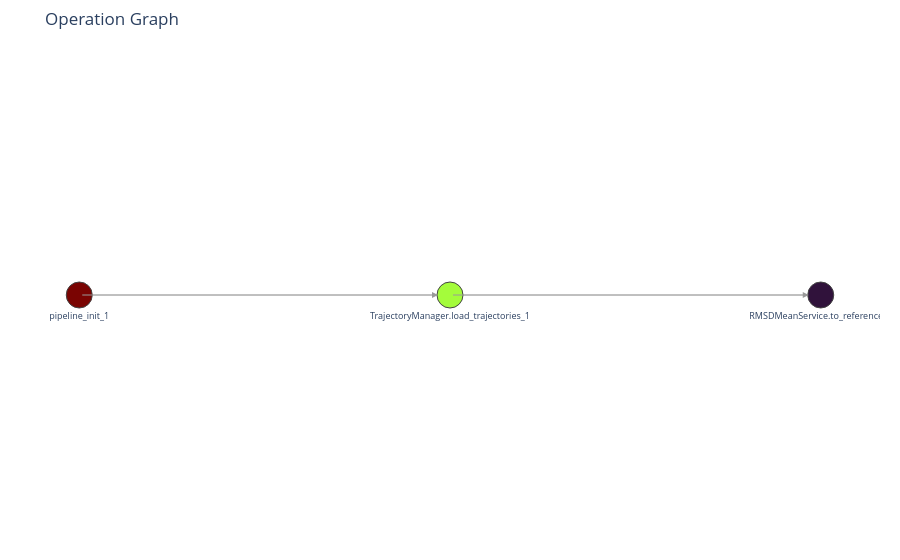

Notebook cell for this chart:
### Code cell
spec_from_pipeline = SpecManager()
spec_from_pipeline.read_from_pipeline(pipeline_test)
spec_from_pipeline.print_info()

from dev_scripts.visualize_operation_graph import build_figure
print(type(spec_from_pipeline.data.graph))
build_figure(spec_from_pipeline.data.graph, title="Operation Graph").show()

spec_from_pipeline.write_json("spec_from_pipeline.json")

### Figure 1 — Plotly figure (JSON) as saved in the notebook; plotly's stock layout.template omitted (floating-point values rounded to 4 significant figures)
{"data": [{"hoverinfo": "none", "line": {"color": "#cccccc", "width": 1}, "mode": "lines", "showlegend": false, "type": "scatter", "x": [0, 1, null, 1, 2, null], "y": [0, 0, null, 0, 0, null]}, {"hoverinfo": "text", "hovertext": ["<b>pipeline_init_1</b><br>pipeline_init<br><br>stride: 1<br>concat: False<br>selection: None<br>use_memmap: True<br>reuse_memmap_cache: False<br>chunk_size: 2000<br>dtype: <class 'numpy.float32'><br>cache_dir: /home/maeve/Dokumente/Work/mdxplain/Repository/mdxplain/mdxplain/spec/tests/cache/cache_f223e02b8eef454cb09d8e56fec52187_20261008_132422<br>max_memory_gb: 6.0", "<b>TrajectoryManager.load_trajectories_1</b><br>TrajectoryManager.load_trajectories<br><br>data_input: ../../../data/2RJY/<br>concat: None<br>stride: 1<br>selection: None<br>force: False", "<b>RMSDMeanService.to_reference_1</b><br>RMSDMeanService.to_reference<br><br>reference_traj: 0<br>reference_frame: 0<br>traj_selection: all<br>atom_selection: all"], "marker": {"color": [2, 1, 0], "colorscale": [[0, "#30123b"], [0.07143, "#4145ab"], [0.1429, "#4675ed"], [0.2143, "#39a2fc"], [0.2857, "#1bcfd4"], [0.3571, "#24eca6"], [0.4286, "#61fc6c"], [0.5, "#a4fc3b"], [0.5714, "#d1e834"], [0.6429, "#f3c63a"], [0.7143, "#fe9b2d"], [0.7857, "#f36315"], [0.8571, "#d93806"], [0.9286, "#b11901"], [1, "#7a0402"]], "line": {"color": "#444444", "width": 1}, "size": 26}, "mode": "markers+text", "showlegend": false, "text": ["pipeline_init_1", "TrajectoryManager.load_trajectories_1", "RMSDMeanService.to_reference_1"], "textfont": {"size": 9}, "textposition": "bottom center", "type": "scatter", "x": [0, 1, 2], "y": [0, 0, 0]}], "layout": {"annotations": [{"arrowcolor": "#999999", "arrowhead": 2, "arrowsize": 1.2, "arrowwidth": 1, "ax": 0, "axref": "x", "ay": 0, "ayref": "y", "showarrow": true, "standoff": 12, "x": 1, "xref": "x", "y": 0, "yref": "y"}, {"arrowcolor": "#999999", "arrowhead": 2, "arrowsize": 1.2, "arrowwidth": 1, "ax": 1, "axref": "x", "ay": 0, "ayref": "y", "showarrow": true, "standoff": 12, "x": 2, "xref": "x", "y": 0, "yref": "y"}], "hovermode": "closest", "margin": {"b": 20, "l": 20, "r": 20, "t": 50}, "plot_bgcolor": "white", "title": {"text": "Operation Graph"}, "xaxis": {"showgrid": false, "showticklabels": false, "zeroline": false}, "yaxis": {"showgrid": false, "showticklabels": false, "zeroline": false}}}
